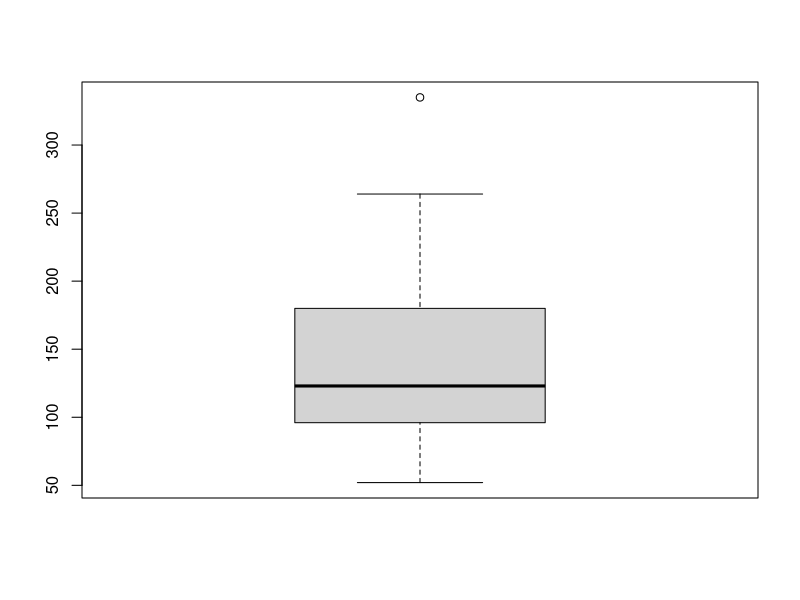
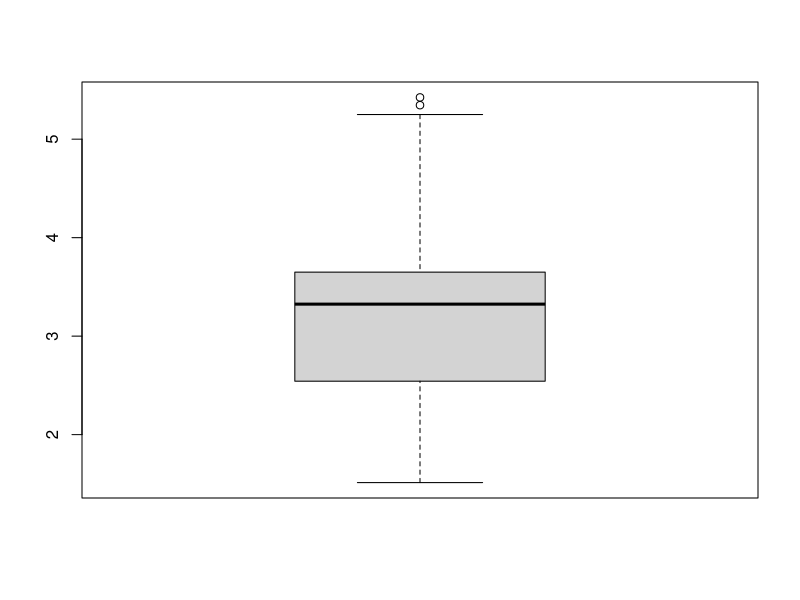
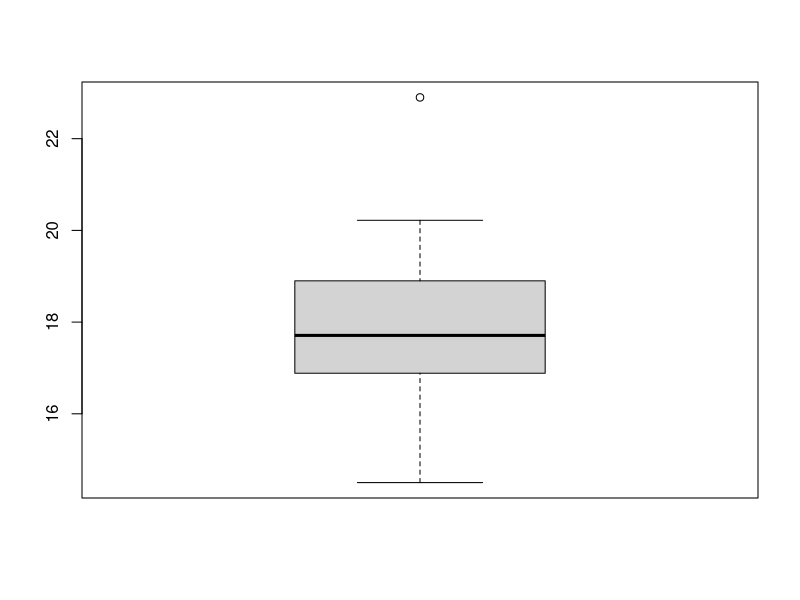
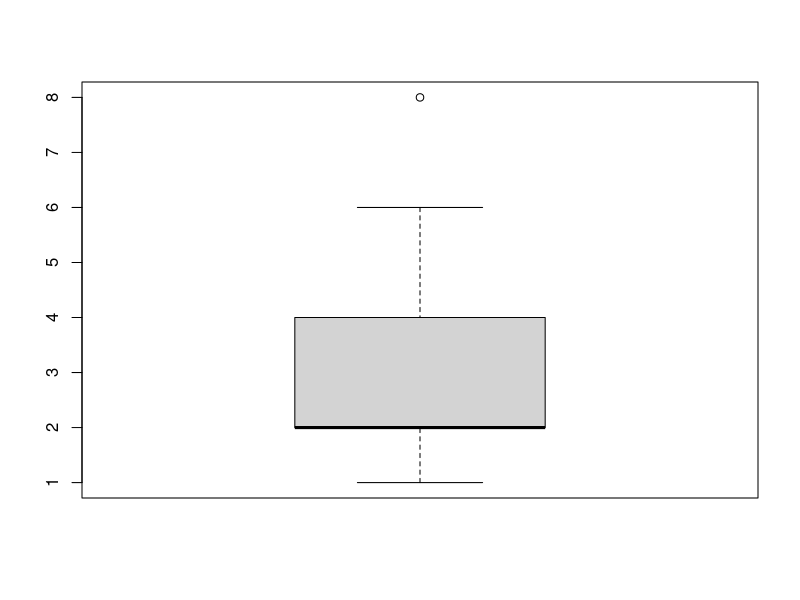
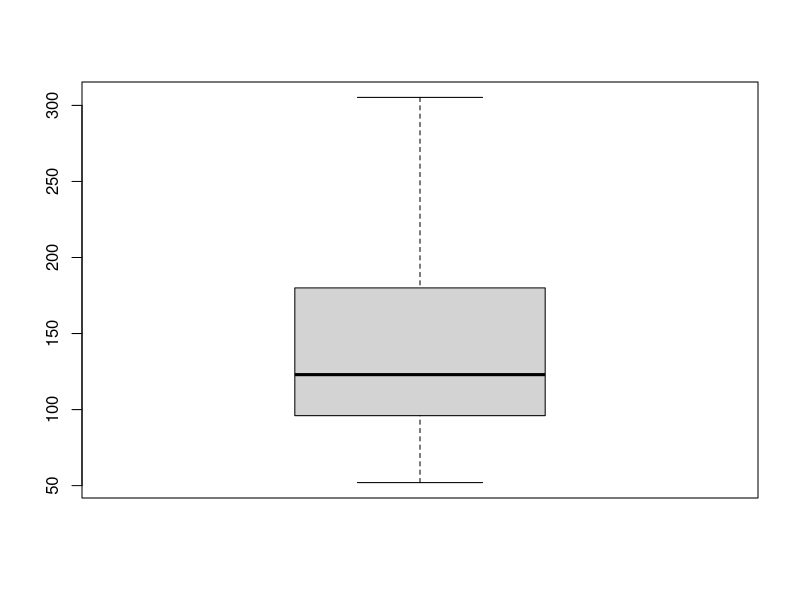
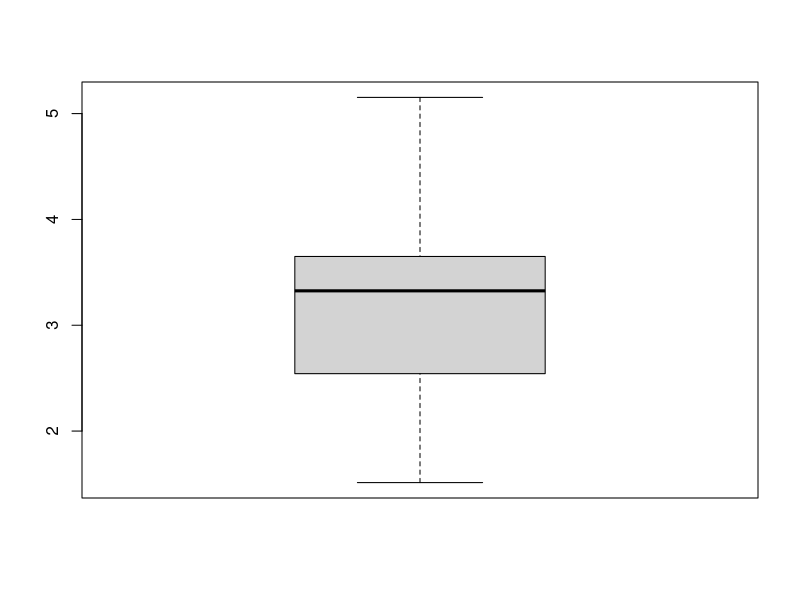
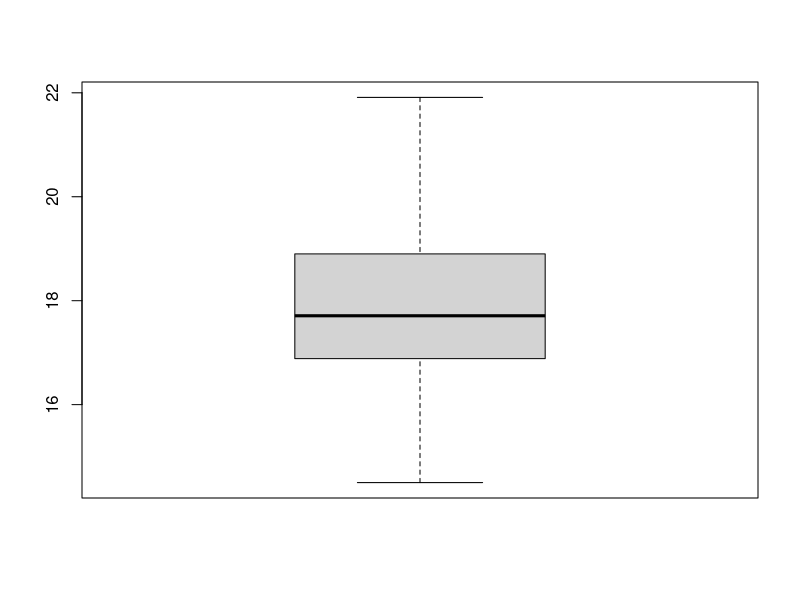
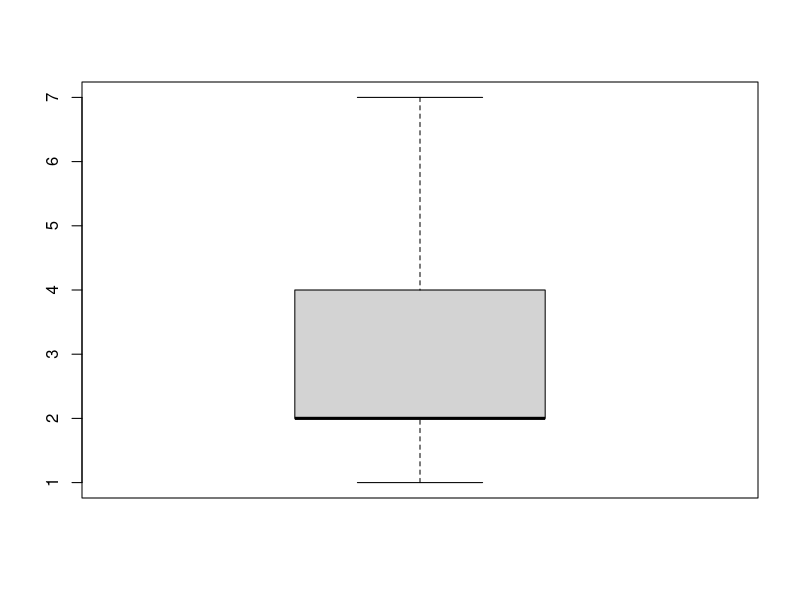

Reproduce these figures in R, in order.
df = datasets::mtcars
head(df)
names(df)

sum(is.na(df))     #no missing values

df$mpg[2] = NA

df$cyl[2] = NA

df$mpg[is.na(df$mpg)] <- mean(df$mpg,na.rm = TRUE)
df$cyl[is.na(df$cyl)] <- mean(df$cyl,na.rm = TRUE)

boxplot(df$hp)

boxplot(df$wt)

boxplot(df$qsec)

boxplot(df$carb)


fun = function(i){
  q1 = quantile(x = i,0.25)
  q3 = quantile(x = i,0.75)
  
  iqr = q3 - q1
  
  lower = q1 - 1.5 * iqr
  higher = q3 + 1.5 * iqr
  
  i[i < lower] <- lower
  i[i > higher] <- higher
  
  return(i)
}

df$hp <- fun(df$hp)

boxplot(df$hp)


df$wt <- fun(df$wt)

boxplot(df$wt)


df$qsec <- fun(df$qsec)

boxplot(df$qsec)


df$carb <- fun(df$carb)

boxplot(df$carb)


# ploting

plot(df$mpg, df$disp, 
     main = "Scatter Plot of MPG vs HP", 
     xlab = "Miles Per Gallon (MPG)", 
     ylab = "Horsepower (HP)", 
     pch = 19, 
     col = "blue")

     # hist plot
hist(df$mpg)

boxplot(df$wt)

plot(df$wt, df$mpg,type = "l")

barplot(df$gear,df$mpg)




# sleep dataset


df = datasets::sleep
head(df)

sum(is.na(df))

df$extra[2] <- NA

df$extra[is.na(df$extra)] <- mean(df$extra,na.rm = TRUE)


# no outliers

boxplot(df$group)


barplot(height = df$extra[1:6],names.arg = df$Id[1:6])

# Histogram of Extra Sleep
hist(sleep$extra,
     main = "Histogram of Extra Sleep",
     xlab = "Extra Sleep (minutes)",
     col = "lightyellow",
     border = "black")

# Stripchart of Extra Sleep by Group
stripchart(extra ~ group, data = sleep,
           main = "Stripchart of Extra Sleep by Group",
           xlab = "Group (1: Treatment, 2: Control)",
           ylab = "Extra Sleep (minutes)",
           method = "jitter", pch = 19, col = "blue", vertical = TRUE)






df = datasets::trees
head(df)

sum(is.na(df))

df$Girth[2] <- NA

df$Girth[is.na(df$Girth)] <- mean(df$Girth,na.rm = TRUE)

boxplot(df$Volume)


fun = function(i){
  q1 = quantile(x = i,0.25)
  q3 = quantile(x = i,0.75)
  
  iqr = q3 - q1
  
  lower = q1 - 1.5 * iqr
  higher = q3 + 1.5 * iqr
  
  i[i < lower] <- lower
  i[i > higher] <- higher
  
  return(i)
}
df$Volume <- fun(df$Volume)

boxplot(df$Volume)


cor(df)

summary(df)

# Load the trees dataset
data(trees)

# Create a scatter plot
plot(df$Girth, trees$Volume,
     main = "Scatter Plot of Girth vs. Volume",
     xlab = "Girth (inches)",
     ylab = "Volume (cubic feet)",
     col = "blue", pch = 19) # pch controls the point shape

boxplot(df$Volume)

pairs(df)

plot(df$Girth,df$Volume,type = "l")
